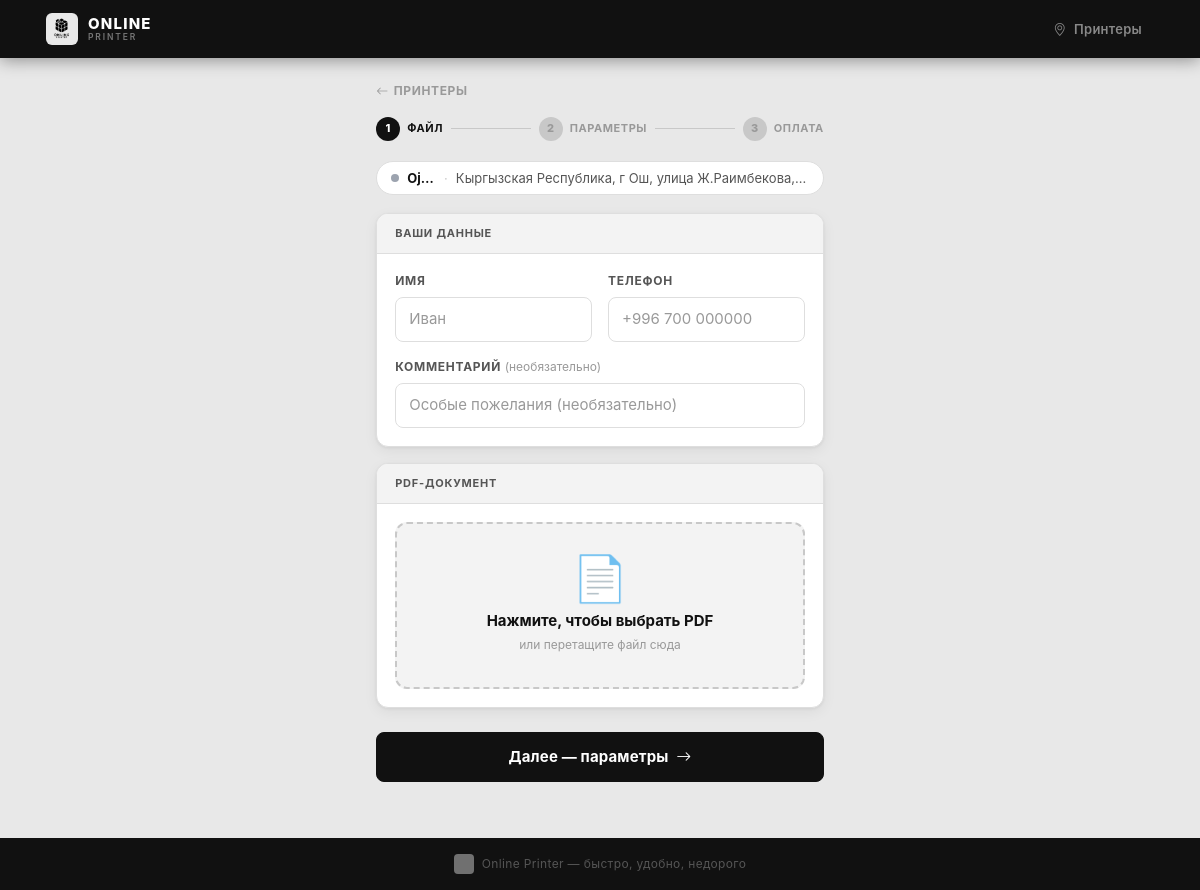
/printer/1/upload/, run on the app's committed database.
### printers/models.py (models this page shows, shortened)
class PrinterTerminal(models.Model):
    name = models.CharField('Название', max_length=100)
    token = models.UUIDField('Токен', default=uuid.uuid4, unique=True, editable=False)
    address = models.CharField('Адрес', max_length=300)
    latitude = models.DecimalField('Широта', max_digits=9, decimal_places=6, default=42.870000)
    longitude = models.DecimalField('Долгота', max_digits=9, decimal_places=6, default=74.590000)
    description = models.TextField('Описание / режим работы', blank=True)
    photo = models.ImageField('Фото точки', upload_to='terminals/', blank=True)
    server_url = models.CharField(
        'URL сервера', max_length=300, blank=True,
        help_text='Например: http://192.168.1.100 или https://yoursite.com'
    )
    system_printer_name = models.CharField(
        'Имя принтера в системе', max_length=200, blank=True,
        help_text='Оставьте пустым — будет использоваться принтер по умолчанию. '
                  'Узнать: Windows → "lpstat -p", Mac/Linux → "lpstat -p"'
    )
    poll_interval = models.PositiveIntegerField(
        'Интервал опроса (сек)', default=10,
        help_text='Как часто агент проверяет новые задания'
    )
    is_active = models.BooleanField('Принимает заказы', default=True)
    is_online = models.BooleanField('Онлайн', default=False)
    last_seen = models.DateTimeField('Последний раз в сети', null=True, blank=True)
    class Meta:
        verbose_name = 'Принтер'
        verbose_name_plural = 'Принтеры'
        ordering = ['name']

### orders/views.py (the view)
# urls.py: path('printer/<int:terminal_id>/upload/', views.upload_view, name='upload'),
def upload_view(request, terminal_id):
    from printers.models import PrinterTerminal
    terminal = get_object_or_404(PrinterTerminal, id=terminal_id, is_active=True)
    error = None
    if request.method == 'POST':
        form = UploadForm(request.POST, request.FILES)
        if form.is_valid():
            f = form.cleaned_data['file']
            try:
                page_count = count_pdf_pages(f)
            except Exception as e:
                form.add_error('file', f'Не удалось прочитать PDF: {e}')
                return render(request, 'orders/upload.html', {'form': form, 'terminal': terminal})
            try:
                f.seek(0)
                order = Order(
                    terminal=terminal,
                    original_filename=f.name,
                    total_pages=page_count,
                    status='created',
                    customer_name=form.cleaned_data['customer_name'],
                    customer_phone=form.cleaned_data['customer_phone'],
                    customer_comment=form.cleaned_data.get('customer_comment', ''),
                )
                order.file.save(f.name, f, save=False)
                order.save()
                return redirect('configure', order_id=order.id)
            except Exception as e:
                error = f'Ошибка при сохранении: {e}. Запустите run_local.sh для настройки базы данных.'
    else:
        form = UploadForm()
    return render(request, 'orders/upload.html', {'form': form, 'terminal': terminal, 'error': error})

### orders/forms.py (shortened to what this page needs)
class UploadForm(forms.Form):
    customer_name = forms.CharField(
        label='Ваше имя',
        max_length=100,
        widget=forms.TextInput(attrs={
            'class': 'form-control form-control-lg',
            'placeholder': 'Иван',
            'autocomplete': 'given-name',
        }),
    )
    customer_phone = forms.CharField(
        label='Номер телефона',
        max_length=20,
        widget=forms.TextInput(attrs={
            'class': 'form-control form-control-lg',
            'placeholder': '+996 700 000000',
            'type': 'tel',
            'autocomplete': 'tel',
        }),
    )
    customer_comment = forms.CharField(
        label='Комментарий',
        required=False,
        widget=forms.TextInput(attrs={
            'class': 'form-control',
            'placeholder': 'Особые пожелания (необязательно)',
        }),
    )
    file = forms.FileField(
        label='PDF-файл',
        widget=forms.ClearableFileInput(attrs={
            'accept': '.pdf',
            'class': 'form-control',
            'id': 'fileInput',
        }),
    )

### templates/orders/upload.html (shortened to what this page needs)
{% extends 'base.html' %}
{% load static %}
{% block content %}
<div class="row justify-content-center">
<div class="col-lg-5 col-md-7">
  <a href="/" style="display:inline-flex;align-items:center;gap:5px;font-size:12px;color:var(--text-3);text-decoration:none;margin-bottom:16px;font-weight:700;text-transform:uppercase;letter-spacing:.05em">
    <i class="bi bi-arrow-left"></i> Принтеры
  </a>
  <div class="wizard-steps">
    <div class="wizard-step active"><div class="wizard-step-num">1</div><div>Файл</div></div>
    <div class="wizard-divider"></div>
    <div class="wizard-step"><div class="wizard-step-num">2</div><div>Параметры</div></div>
    <div class="wizard-divider"></div>
    <div class="wizard-step"><div class="wizard-step-num">3</div><div>Оплата</div></div>
  </div>
  <div class="printer-pill" style="display:inline-flex;align-items:center;gap:8px;background:var(--surface);border:1px solid var(--border);border-radius:30px;padding:6px 14px;margin-bottom:18px;font-size:13px;max-width:100%">
    <span class="status-dot {% if terminal.is_online %}online{% else %}offline{% endif %}"></span>
    <span style="font-weight:700;white-space:nowrap;overflow:hidden;text-overflow:ellipsis">{{ terminal.name }}</span>
    <span style="color:var(--border-2)">·</span>
    <span style="color:var(--text-2);white-space:nowrap;overflow:hidden;text-overflow:ellipsis">{{ terminal.address }}</span>
  </div>
  <form method="post" enctype="multipart/form-data" id="uploadForm">
    <div class="op-card mb-3">
      <div class="op-card-header">Ваши данные</div>
      <div class="op-card-body">
        <div class="row g-3">
          <div class="col-6">
            <label class="form-label">Имя</label>
            {{ form.customer_name }}
          </div>
          <div class="col-6">
            <label class="form-label">Телефон</label>
            {{ form.customer_phone }}
          </div>
          <div class="col-12">
            <label class="form-label">Комментарий <span style="color:var(--text-3);text-transform:none;letter-spacing:0;font-weight:400">(необязательно)</span></label>
            {{ form.customer_comment }}
          </div>
        </div>
      </div>
    </div>
    <div class="op-card mb-4">
      <div class="op-card-header">PDF-документ</div>
      <div class="op-card-body">
        <div id="dropZone" class="drop-zone">
          <div class="drop-icon" style="font-size:2.8rem;margin-bottom:8px;line-height:1">📄</div>
          <div style="font-weight:700;font-size:15px;margin-bottom:4px" id="dropText">Нажмите, чтобы выбрать PDF</div>
          <div style="font-size:12px;color:var(--text-3)" id="dropSub">или перетащите файл сюда</div>
        </div>
      </div>
    </div>
    <button type="submit" class="btn btn-primary btn-lg w-100" id="submitBtn">
      Далее — параметры <i class="bi bi-arrow-right ms-1"></i>
    </button>
  </form>
</div>
</div>
{% endblock %}

### static/css/style.css (style rules this page uses)
*, *::before, *::after { box-sizing: border-box; margin: 0; padding: 0; }
:root { --bg: #E8E8E8; --surface: #FFFFFF; --surface-2: #F3F3F3; --border: #DEDEDE; --border-2: #C8C8C8; --text: #111111; --text-2: #555555; --text-3: #999999; --accent: #111111; --green: #16A34A; --red: #DC2626; --yellow: #D97706; --r: 12px; --r-sm: 8px; --shadow: 0 1px 3px rgba(0,0,0,.06), 0 4px 14px rgba(0,0,0,.06); --shadow-lg: 0 2px 8px rgba(0,0,0,.08), 0 8px 28px rgba(0,0,0,.10); }
body { background: var(--bg); color: var(--text); font-family: -apple-system, BlinkMacSystemFont, 'Inter', 'Segoe UI', sans-serif; font-size: 15px; line-height: 1.55; -webkit-font-smoothing: antialiased; }
.op-card { background: var(--surface); border: 1px solid var(--border); border-radius: var(--r); box-shadow: var(--shadow); overflow: hidden; }
.op-card-header { padding: 11px 18px; border-bottom: 1px solid var(--border); font-size: 11px; font-weight: 700; text-transform: uppercase; letter-spacing: .07em; color: var(--text-2); background: var(--surface-2); }
.op-card-body { padding: 18px; }
.btn { font-weight: 700 !important; font-size: 14px !important; border-radius: var(--r-sm) !important; letter-spacing: .01em; transition: all .15s; padding: 10px 18px !important; }
.btn-primary { background: #111 !important; border-color: #111 !important; color: #fff !important; }
.btn-lg { padding: 13px 22px !important; font-size: 15px !important; }
.form-control, .form-select { background: var(--surface) !important; border: 1.5px solid var(--border) !important; border-radius: var(--r-sm) !important; font-size: 15px !important; color: var(--text) !important; padding: 10px 13px !important; transition: border-color .15s, box-shadow .15s; -webkit-appearance: none; }
.form-control::placeholder { color: var(--text-3) !important; }
.form-label { font-size: 12px !important; font-weight: 700 !important; text-transform: uppercase; letter-spacing: .06em; color: var(--text-2) !important; margin-bottom: 7px !important; display: block; }
.drop-zone { border: 2px dashed var(--border-2); border-radius: var(--r); padding: 32px 20px; text-align: center; cursor: pointer; background: var(--surface-2); transition: border-color .2s, background .2s; user-select: none; -webkit-tap-highlight-color: transparent; }
.wizard-steps { display: flex; align-items: center; gap: 0; margin-bottom: 20px; }
.wizard-step { display: flex; align-items: center; gap: 7px; font-size: 11px; font-weight: 700; text-transform: uppercase; letter-spacing: .05em; color: var(--text-3); white-space: nowrap; }
.wizard-step.active { color: var(--text); }
.wizard-step-num { width: 24px; height: 24px; border-radius: 50%; display: flex; align-items: center; justify-content: center; font-size: 11px; font-weight: 800; background: var(--border-2); color: var(--text-3); flex-shrink: 0; }
.wizard-step.active .wizard-step-num { background: #111; color: #fff; }
.wizard-divider { flex: 1; height: 1.5px; background: var(--border-2); margin: 0 8px; min-width: 12px; }
.status-dot { display: inline-block; width: 8px; height: 8px; border-radius: 50%; flex-shrink: 0; }
.status-dot.offline { background: #9CA3AF; }

### data on the page
PrinterTerminal: name "Oj…", address "Кыргызская Республика, г Ош, улица Ж.Раимбекова,…"
